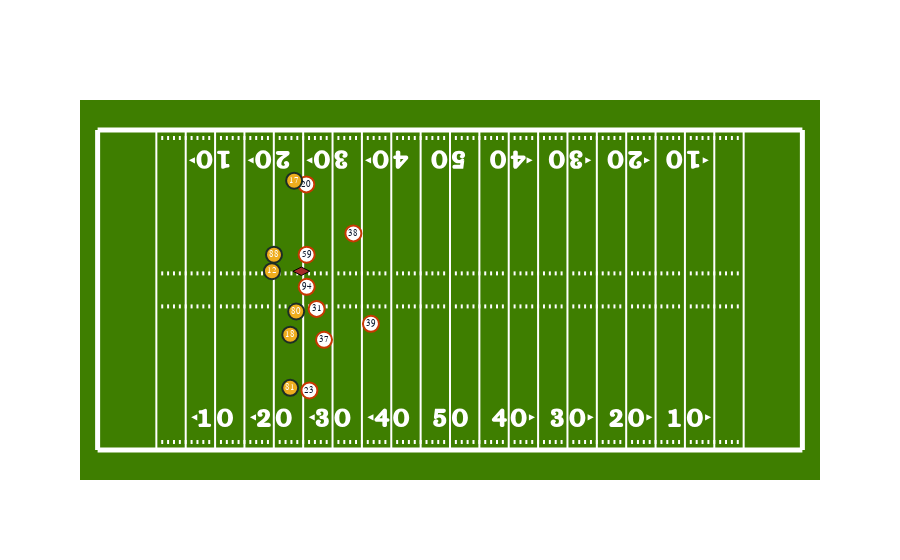

The notebook cell this image was saved under:
### Code cell
fig = plotting.plot_frame(
    interesting_play[interesting_play["event"] == "ball_snap"], "x", "y",
    uniform_number_column="jerseyNumber",
    home_away_identifier=lambda data: data["team"] == "home",
    hover_text_generator=lambda data: data["displayName"].str.cat(data["position"], sep=" "),
    ball_identifier=lambda data: (data["displayName"] == "Football").values,
    team_column="team_abbreviation"
)
fig.show()
